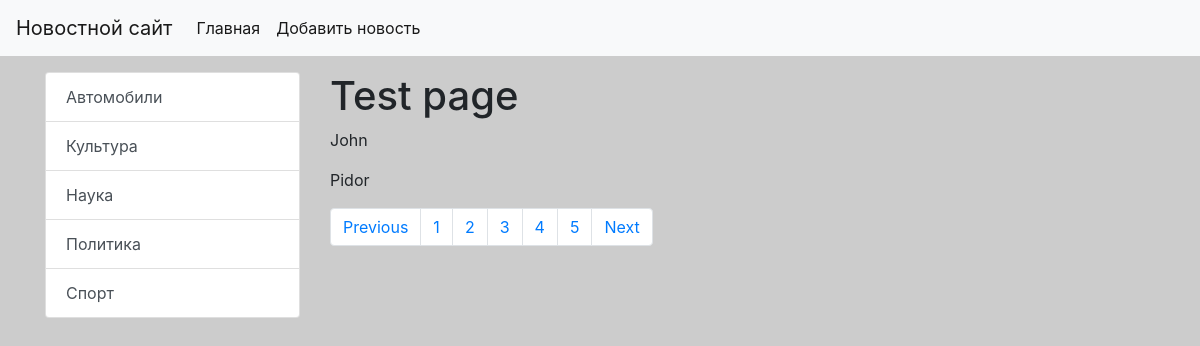
Page /test/ on the committed database.
### teproj/models.py (models this page shows, shortened)
class Category(models.Model):
    title = models.CharField(max_length=150, db_index=True, verbose_name='категория') #db_index - устанавливает индекс полю что делает поиск быстрее по этому полю
    def get_absolute_url(self):
        return reverse('category', kwargs={'category_id': self.pk})
    class Meta:
        verbose_name = 'Категория'
        verbose_name_plural = 'Категории'
        ordering = ['title']

### teproj/views.py (the view)
# urls.py: path('test/', views.test, name='test'),
def test(request):
    objects = ['John', 'Pidor', 'Dmitriy', 'Alex', 'Andrey', 'Oleg', 'Olga', 'Yura', 'Sveta']
    paginator = Paginator(objects, 2)
    page_num = request.GET.get('page', 1)
    page_obj = paginator.get_page(page_num)
    return render(request, 'news/test.html', context={'page_obj': page_obj})

### teproj/templatetags/news_tags.py (called while the page is built)
@register.inclusion_tag('news/list_categories.html')
def show_categories(arg1='Hello', arg2='world'):
    categories = Category.objects.all()
    return {'categories': categories, 'arg1': arg1, 'arg2': arg2}

### teproj/templates/news/test.html (shortened to what this page needs)
{% extends 'base.html' %}
{% block sidebar %}
{% include 'inc/_sidebar.html' %}
{% endblock %}
{% block content %}
<h1>Test page</h1>
{% for name in page_obj.object_list %}
<p>{{name}}</p>
{% endfor %}
{% endblock %}

### teproj/templates/news/list_categories.html
<div class="list-group">
    {% for item in categories %}
    <a href="{{ item.get_absolute_url }}" class="list-group-item list-group-item-action">{{ item.title }}</a>
    {% endfor %}
  </div>

### rows in the picture
Category: title "Автомобили"
Category: title "Культура"
Category: title "Наука"
Category: title "Политика"
Category: title "Спорт"

### other values in the picture
{{ name }} "John" "Pidor"
{{ p }} "1" "2" "3" "4" "5"
